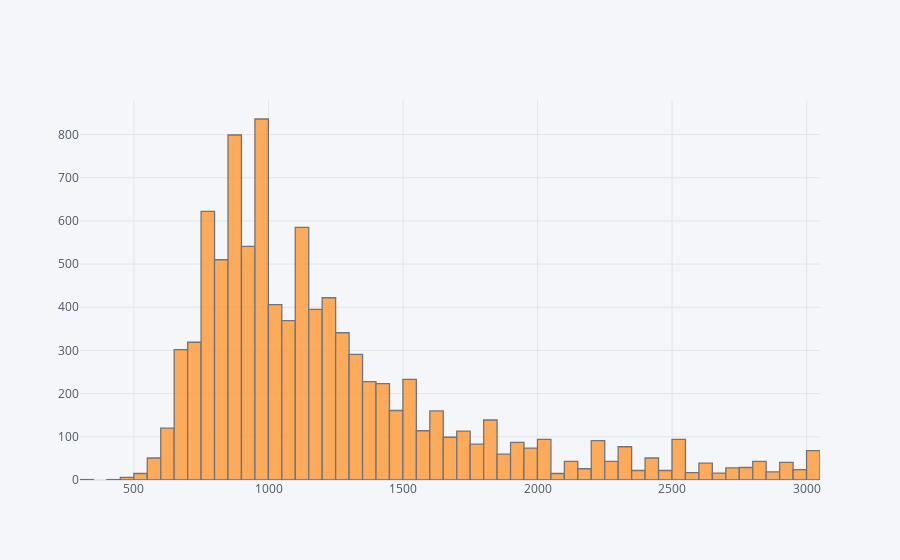

Write notebook code for a chart like this one.
### Markdown cell above
# Los precios siguen una normal?

### Code cell
df['Precio'].iplot(kind='hist')

### Figure 1 — Plotly figure (JSON) as saved in the notebook; plotly's stock layout.template omitted (floating-point values rounded to 4 significant figures; data arrays with more than 128 entries replaced by an {"elided": "..."} marker saying what was removed)
{"data": [{"histfunc": "count", "histnorm": "", "marker": {"color": "rgba(255, 153, 51, 1.0)", "line": {"color": "#4D5663", "width": 1.3}}, "name": "Precio", "opacity": 0.8, "orientation": "v", "type": "histogram", "x": {"elided": "9608 int values"}}], "layout": {"barmode": "overlay", "legend": {"bgcolor": "#F5F6F9", "font": {"color": "#4D5663"}}, "paper_bgcolor": "#F5F6F9", "plot_bgcolor": "#F5F6F9", "title": {"font": {"color": "#4D5663"}}, "xaxis": {"gridcolor": "#E1E5ED", "showgrid": true, "tickfont": {"color": "#4D5663"}, "title": {"font": {"color": "#4D5663"}, "text": ""}, "zerolinecolor": "#E1E5ED"}, "yaxis": {"gridcolor": "#E1E5ED", "showgrid": true, "tickfont": {"color": "#4D5663"}, "title": {"font": {"color": "#4D5663"}, "text": ""}, "zerolinecolor": "#E1E5ED"}}}
